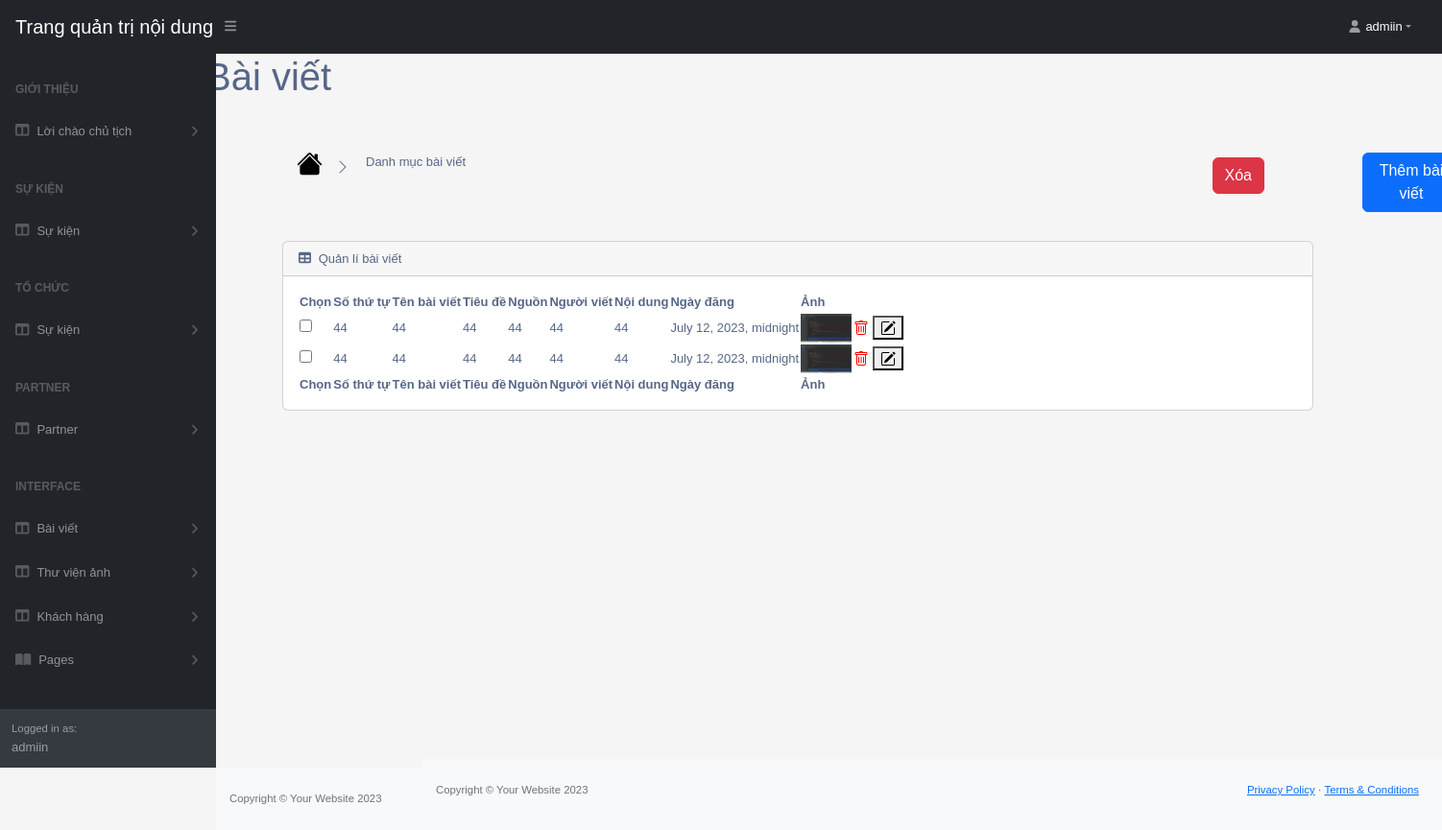
The page /blog/list/ (signed in) on the database as committed earlier.
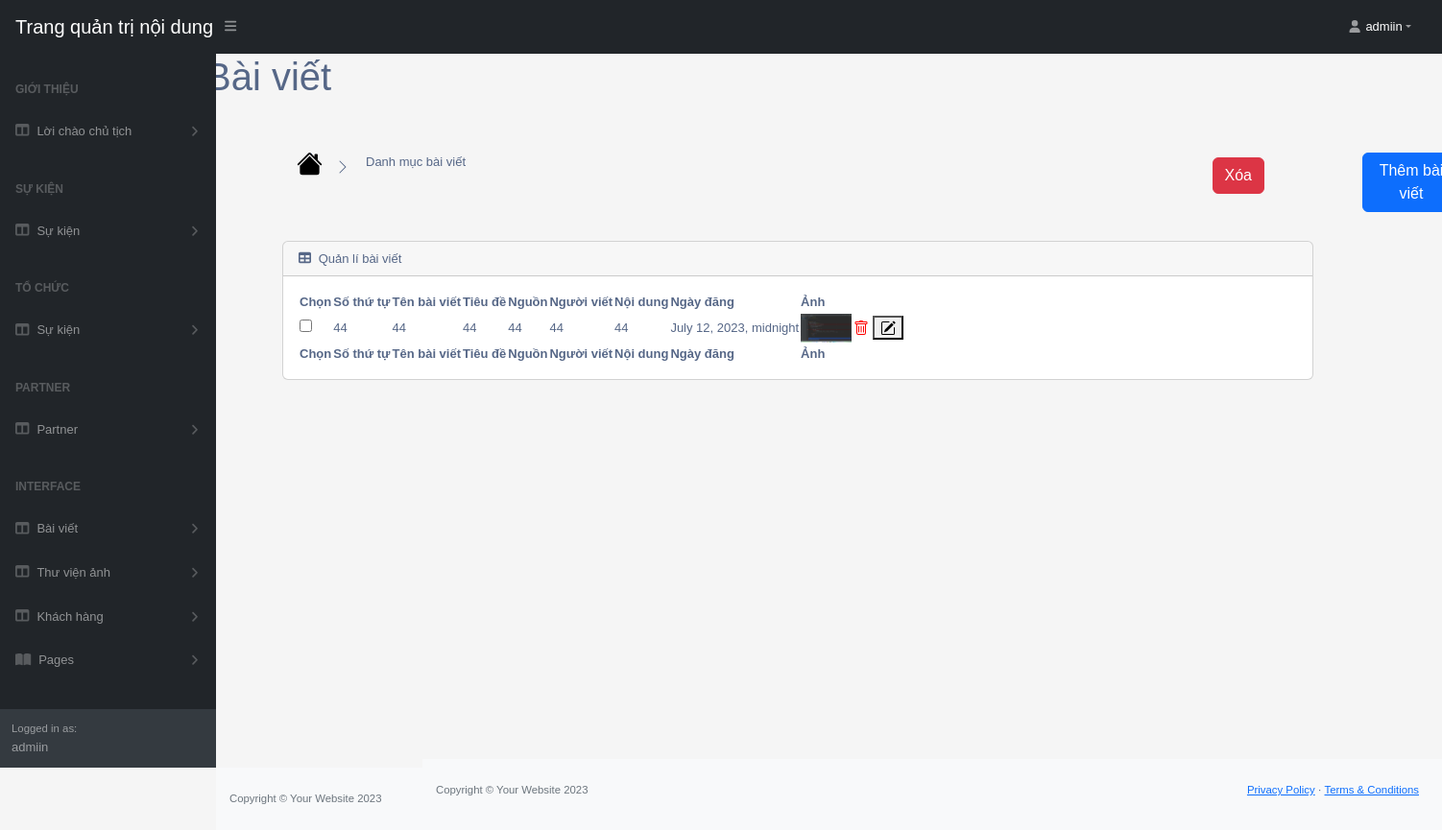
The same page on the database as committed later.
### app/models.py (models this page shows, shortened)
class Blog(models.Model):
    stt = models.IntegerField(null=False)
    category = models.CharField(max_length=200, null=True)
    title = models.CharField(max_length=200, null=True)
    image = models.ImageField(null=True, blank=True)
    source = models.CharField(max_length=200, null=False)
    description = models.CharField(null=True, blank=True, max_length=200,)
    publication_date = models.DateTimeField()
    poster = models.CharField(max_length=50, null=True)
    @property
    def ImageURL(self):
        try:
            url = self.image.url
        except:
            url = ''
        return url

### app/views_blog.py (the view, shortened to what this page needs)
def tables(request):
    if request.user.is_authenticated:
        blogs = Blog.objects.all()
        return render(request, 'app/tables_blog.html', {'blogs': blogs})
    return render(request, 'app/tables_blog.html', {'blogs': None})

### app/templates/app/tables_blog.html (shortened to what the changed rows need)
{% extends 'app/base.html' %}
{% load static %}
    {% block tables %}
    <div class="container-fluid px-0 mt-0">
        <div id="layoutSidenav">
            <div id="layoutSidenav_content">
                <main style="transform: translate(-130px, -50px);">
                    <div class="container-fluid px-1">
                    <div class="container-fluid" id="myDiv">
                        <h1 class="mt-4" style="transform: translate(-80px, -30px);">Bài viết</h1>
                        <div class="card mb-4">
                            <div class="card-body">
                                <form method="post" action="{% url 'list_blog' %}">
                                <table id="datatablesSimple">
                                    <thead>
                                        <tr>
                                            <th>Chọn</th>
                                            <th>Số thứ tự</th>
                                            <th>Tên bài viết</th>
                                            <th>Tiêu đề</th>
                                            <th>Nguồn</th>
                                            <th>Người viết</th>
                                            <th>Nội dung</th>
                                            <th>Ngày đăng</th>
                                            <th>Ảnh</th>
                                            <th></th>
                                        </tr>
                                    </thead>
                                    <tfoot>
                                        <tr>
                                            <th>Chọn</th>
                                            <th>Số thứ tự</th>
                                            <th>Tên bài viết</th>
                                            <th>Tiêu đề</th>
                                            <th>Nguồn</th>
                                            <th>Người viết</th>
                                            <th>Nội dung</th>
                                            <th>Ngày đăng</th>
                                            <th>Ảnh</th>
                                            <th></th>
                                        </tr>
                                    </tfoot>
                                    <tbody>
                                        {% for blog in blogs %}
                                        <tr>
                                          <td>
                                              <input name="delete_id" type="checkbox" value="{{ blog.id }}">
                                          </td>
                                          <td>{{ blog.stt }}</td>
                                          <td>{{ blog.category }}</td>
                                          <td>{{ blog.title }}</td>
                                          <td>{{ blog.source }}</td>
                                          <td>{{ blog.poster }}</td>
                                          <td>{{ blog.description }}</td>
                                          <td>{{ blog.publication_date }}</td>
                                          <td>
                                                <img src="{{ blog.ImageURL }}" alt="{{ blog.name }}" height="30px">
                                          </td>
                                          <td>
                                        <button type="submit" name="delete_id" value="{{ blog.id }}" class="delete-button">
                                        </button>
                                        <button type="submit" name="edit_id" value="{{ blog.id }}" class="edit-button">
                                        </button>
                                          </td>
                                        </tr>
                                        {% endfor %}
                                      </tbody>
                                </table>
                                </form>
                            </div>
                        </div>
                    </div>
                    </div>
                </main>
            </div>
        </div>
        </div>
    {% endblock tables %}

Rows that differ between the two databases and show on the page:
removed Blog: stt "44", category "44", title "44", source "44", poster "44", description "44", publication_date "July 12, 2023, midnight", ImageURL (picture), {{ blog.id }} 47 (drawn)
